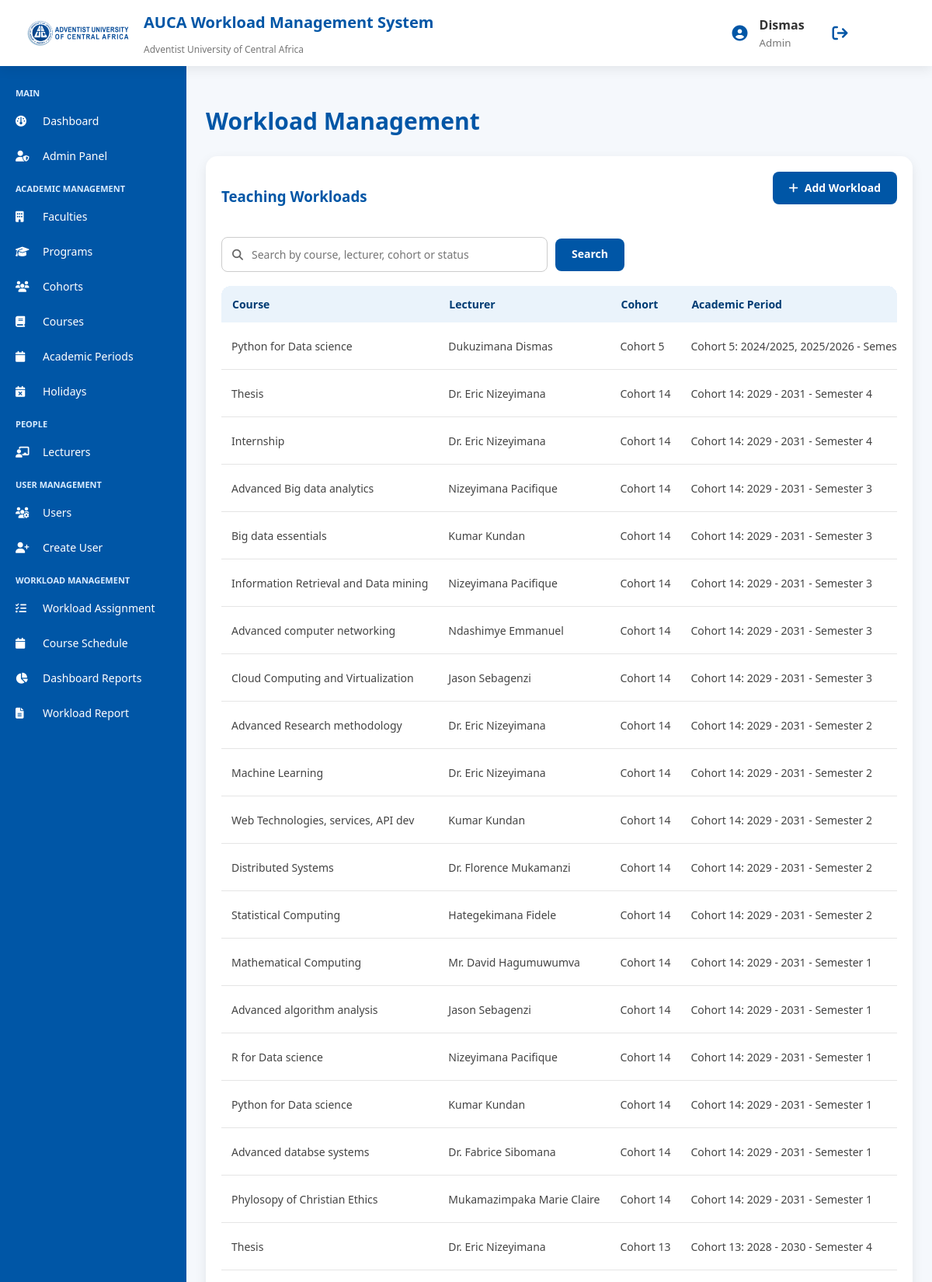
/workload/workloads/ (signed in, upper part), run on the app's committed database.
### accounts/models.py (models this page shows, shortened)
class User(AbstractUser):
    ROLE_CHOICES = [
        ('admin', 'Admin'),
        ('lecturer', 'Lecturer'),
        ('representative', 'Class Representative'),
    ]
    role = models.CharField(
        max_length=20,
        choices=ROLE_CHOICES,
        default='lecturer'
    )

### workload/models.py (models this page shows, shortened)
class Workload(models.Model):
    STATUS_CHOICES = [
        ("Upcoming", "Upcoming"),
        ("Ongoing", "Ongoing"),
        ("Pending", "Pending"),
        ("Done", "Done"),
    ]
    cohort = models.ForeignKey(
        Cohort,
        on_delete=models.CASCADE,
        related_name="workloads"
    )
    academic_period = models.ForeignKey(
        AcademicPeriod,
        on_delete=models.CASCADE,
        related_name="workloads"
    )
    lecturer = models.ForeignKey(
        Lecturer,
        on_delete=models.CASCADE,
        related_name="workloads"
    )
    co_lecturers = models.ManyToManyField(
        Lecturer,
        blank=True,
        related_name="co_workloads"
    )
    course = models.ForeignKey(
        Course,
        on_delete=models.CASCADE,
        related_name="workloads"
    )
    start_date = models.DateField()
    end_date = models.DateField(
        blank=True,
        null=True
    )
    hours = models.IntegerField(
        blank=True,
        null=True,
        editable=False,
        help_text="Notional teaching hours (credits x 15)."
    )
    course_days = models.CharField(
        max_length=100,
        help_text="Example: Monday,Thursday"
    )
    duration_weeks = models.PositiveIntegerField(
        blank=True,
        null=True,
        help_text=(
            "Leave blank to use the standard block length for "
            "the course's credit value."
        )
    )
    generated_schedule = models.JSONField(
        blank=True,
        null=True,
        editable=False
    )
    status = models.CharField(
        max_length=20,
        choices=STATUS_CHOICES,
        blank=True,
        editable=False
    )
    objects = WorkloadQuerySet.as_manager()
    class Meta:
        ordering = ["-id"]
        verbose_name = "Teaching Workload"
        verbose_name_plural = "Teaching Workloads"
    def compute_status(self, today=None):
        today = today or timezone.localdate()
        if not self.start_date:
            return "Pending"
        if not self.generated_schedule:
            return "Pending"
        if self.start_date > today:
            return "Upcoming"
        if self.end_date and today > self.end_date:
            return "Done"
        return "Ongoing"

### academics/models.py (models this page shows, shortened)
class Course(models.Model):
    program = models.ForeignKey(
        Program,
        on_delete=models.CASCADE,
        related_name="courses",
        null=True,
        blank=True
    )
    code = models.CharField(
        max_length=20,
        unique=True
    )
    name = models.CharField(
        max_length=200
    )
    credits = models.IntegerField()
    level = models.CharField(
        max_length=20
    )
    class Meta:
        ordering = [
            "code"
        ]

class Lecturer(models.Model):
    user = models.OneToOneField(
        settings.AUTH_USER_MODEL,
        on_delete=models.SET_NULL,
        null=True,
        blank=True,
        related_name="lecturer_profile"
    )
    name = models.CharField(
        max_length=150
    )
    qualification = models.TextField(
        blank=True
    )
    employment_status = models.CharField(
        max_length=50
    )
    class Meta:
        ordering = [
            "name"
        ]

class Cohort(models.Model):
    program = models.ForeignKey(
        Program,
        on_delete=models.CASCADE,
        related_name="cohorts"
    )
    representative = models.OneToOneField(
        settings.AUTH_USER_MODEL,
        on_delete=models.SET_NULL,
        null=True,
        blank=True,
        limit_choices_to={
            "role": "representative"
        },
        related_name="representing_cohort"
    )
    name = models.CharField(
        max_length=100
    )
    intake_year = models.IntegerField()
    class Meta:
        ordering = [
            "name"
        ]
        unique_together = [
            ("program", "name")
        ]

class AcademicPeriod(models.Model):
    cohort = models.ForeignKey(
        "academics.Cohort",
        on_delete=models.CASCADE,
        null=True,
        blank=True,
        related_name="academic_periods"
    )
    SEMESTER_CHOICES = [
        ("Semester 1", "Semester 1"),
        ("Semester 2", "Semester 2"),
        ("Semester 3", "Semester 3"),
        ("Semester 4", "Semester 4"),
    ]
    academic_year = models.CharField(
        max_length=20
    )
    semester = models.CharField(
        max_length=20,
        choices=SEMESTER_CHOICES
    )
    teaching_period = models.CharField(
        max_length=100
    )
    start_date = models.DateField()
    end_date = models.DateField()
    class Meta:
        ordering = [
            "-academic_year"
        ]
        unique_together = [
            (
                "academic_year",
                "semester",
                "cohort"
            )
        ]
    def __str__(self):
        label = f"{self.academic_year} - {self.semester}"
        if self.cohort_id:
            return f"{self.cohort.name}: {label}"
        return label

### workload/views.py (the view)
@login_required
@admin_required
def workload_list(request):
    workloads = Workload.objects.select_related(
        *BASE_RELATED
    ).order_by("-id")
    workloads.refresh_statuses()
    context = search_context(
        request,
        placeholder="Search by course, lecturer, cohort or status"
    )
    filtered = search(
        workloads,
        context["search_query"],
        WORKLOAD_SEARCH_FIELDS
    )
    context.update({
        "workloads": filtered,
        "total_count": workloads.count(),
        "result_count": filtered.count(),
    })
    return render(
        request,
        "workload/workload_list.html",
        context
    )

### common/search.py (called while the page is built, shortened)
def get_query(request, param="q"):
    return (request.GET.get(param) or "").strip()

def search(queryset, query, fields):
    if not query or not fields:
        return queryset

def search_context(request, param="q", placeholder="Search..."):
    query = get_query(request, param)
    return {
        "search_query": query,
        "search_param": param,
        "search_placeholder": placeholder,
        "is_searching": bool(query),
    }

### workload/models.py (called while the page is built)
    def refresh_statuses(self):
        today = timezone.localdate()
        changed = []
        for workload in self:
            new_status = workload.compute_status(today)
            if workload.status != new_status:
                workload.status = new_status
                changed.append(workload)
        if changed:
            Workload.objects.bulk_update(
                changed,
                ["status"]
            )
        return len(changed)

### templates/workload/workload_list.html (shortened to what this page needs)
{% extends "base.html" %}
{% block content %}
<div class="dashboard-wrapper">
<h2 class="page-title">
    Workload Management
</h2>
<div class="chart-card">
<div style="display:flex; justify-content:space-between; align-items:center;">
<h3>
    Teaching Workloads
</h3>
<a href="{% url 'workload:assignment' %}" class="btn-primary">
<i class="fa-solid fa-plus"></i>
Add Workload
</a>
</div>
<br>
{% include "partials/search_box.html" %}
<div class="table-scroll">
<table class="modern-table">
<thead>
<tr>
<th>
Course
</th>
<th>
Lecturer
</th>
<th>
Cohort
</th>
<th>
Academic Period
</th>
</tr>
</thead>
<tbody>
{% for workload in workloads %}
<tr>
<td>
{{ workload.course.name }}
</td>
<td>
{{ workload.lecturer.name }}
</td>
<td>
{{ workload.cohort.name }}
</td>
<td>
{{ workload.academic_period }}
</td>
</tr>
{% endfor %}
</tbody>
</table>
</div>
</div>
</div>
{% endblock %}

### templates/base.html (shortened to what this page needs)
{% load static %}
<!DOCTYPE html>
<html lang="en">
<head>
<link rel="stylesheet"
href="https://cdnjs.cloudflare.com/ajax/libs/font-awesome/6.5.0/css/all.min.css">
<link rel="stylesheet"
href="{% static 'css/style.css' %}">
</head>
<body>
<header class="top-header">
<div class="brand">
<img src="{% static 'images/AUCA Logo.png' %}" alt="AUCA Logo">
<div class="system-title">
<h1>AUCA Workload Management System</h1>
<p>Adventist University of Central Africa</p>
</div>
</div>
<div class="user-area">
<i class="fa-solid fa-circle-user"></i>
<div>
<strong>
{% if user.is_authenticated %}
{{ user.username }}
{% else %}
Guest
{% endif %}
</strong>
<br>
<small>
{% if user.is_authenticated %}
{{ user.role|title }}
{% else %}
System User
{% endif %}
</small>
</div>
{% if user.is_authenticated %}
<a href="{% url 'accounts:logout' %}" class="logout-btn">
<i class="fa fa-sign-out"></i>
</a>
{% endif %}
</div>
</header>
<aside class="sidebar">
<div class="menu-title">MAIN</div>
{% if user.is_superuser or user.role == "admin" %}
<a href="{% url 'admin_dashboard' %}">
<i class="fa fa-dashboard"></i>
Dashboard
</a>
<a href="{% url 'admin:index' %}">
<i class="fa fa-user-shield"></i>
Admin Panel
</a>
<div class="menu-title">ACADEMIC MANAGEMENT</div>
<a href="{% url 'academics:faculty_list' %}">
<i class="fa fa-building"></i>
Faculties
</a>
<a href="{% url 'academics:program_list' %}">
<i class="fa fa-graduation-cap"></i>
Programs
</a>
<a href="{% url 'academics:cohort_list' %}">
<i class="fa fa-users"></i>
Cohorts
</a>
<a href="{% url 'academics:course_list' %}">
<i class="fa fa-book"></i>
Courses
</a>
<a href="{% url 'academics:academic_period_list' %}">
<i class="fa fa-calendar"></i>
Academic Periods
</a>
<a href="{% url 'academics:holiday_list' %}">
<i class="fa fa-calendar-xmark"></i>
Holidays
</a>
<div class="menu-title">PEOPLE</div>
<a href="{% url 'academics:lecturer_list' %}">
<i class="fa fa-chalkboard-user"></i>
Lecturers
</a>
<div class="menu-title">USER MANAGEMENT</div>
<a href="{% url 'accounts:user_list' %}">
<i class="fa fa-users-cog"></i>
Users
</a>
<a href="{% url 'accounts:create_user' %}">
<i class="fa fa-user-plus"></i>
Create User
</a>
<div class="menu-title">WORKLOAD MANAGEMENT</div>
<a href="{% url 'workload:assignment' %}">
<i class="fa fa-list-check"></i>
Workload Assignment
</a>
<a href="{% url 'workload:master_calendar' %}">
<i class="fa fa-calendar"></i>
Course Schedule
</a>
<a href="{% url 'reports' %}">
<i class="fa fa-chart-pie"></i>
Dashboard Reports
</a>
<a href="{% url 'reports:workload_report' %}">
<i class="fa fa-file-lines"></i>
Workload Report
</a>
{% endif %}
</aside>
<main class="content">
{% block content %}
{% endblock %}
</main>
</body>
</html>

### static/css/style.css (style rules this page uses)
:root { --auca-blue:#0056A6; --auca-dark:#003B73; --auca-light:#EAF3FB; --auca-hover:#D5E9F8; --success:#198754; --danger:#dc3545; --warning:#fd7e14; --text:#333; --muted:#666; --white:#ffffff; --border:#e5e5e5; }
* { box-sizing:border-box; font-family:"Segoe UI", Arial, sans-serif; }
html, body { margin:0; padding:0; }
body { background:#f5f8fc; color:var(--text); }
a, a:hover, a:visited, a:active, a:focus { text-decoration:none !important; }
.top-header { height:85px; background:white; display:flex; align-items:center; justify-content:space-between; padding:10px 30px; box-shadow: 0 4px 15px rgba(0,0,0,.08); position:fixed; top:0; left:0; right:0; z-index:1000; }
.brand { display:flex; align-items:center; }
.brand img { width:140px; }
.system-title h1 { margin-left:15px; color:var(--auca-blue); font-size:20px; font-weight:700; }
.system-title p { margin-left:15px; color:#777; font-size:12px; }
.user-area { display:flex; align-items:center; gap:15px; }
.user-area i { color:var(--auca-blue); font-size:20px; }
.user-area small { color:#777; }
.user-area a { color:var(--auca-blue); font-weight:600; }
.sidebar { position:fixed; top:85px; left:0; bottom:0; width:240px; background:var(--auca-blue); padding-top:15px; overflow-y:auto; }
.sidebar a { display:flex; align-items:center; gap:10px; padding:13px 20px; color:white !important; font-size:14px; transition:.3s; }
.sidebar a i { width:25px; }
.menu-title { padding:12px 20px 6px; font-size:11px; color:#d9ecff; font-weight:bold; }
.content { margin-left:240px; margin-top:85px; padding:25px; padding-bottom:80px; max-width:calc(100% - 240px); }
.page-title { color:var(--auca-blue); font-size:30px; font-weight:700; margin-bottom:10px; }
.chart-card, .activity-card { background:white; padding:20px; border-radius:15px; box-shadow: 0 5px 15px rgba(0,0,0,.08); margin-top:25px; overflow-x:auto; }
.chart-card h3, .activity-card h3 { color:var(--auca-blue); }
.modern-table { width:100%; border-collapse:collapse; background:white; border-radius:12px; overflow:hidden; box-shadow: 0 5px 15px rgba(0,0,0,.06); }
.modern-table th { background:var(--auca-light); color:var(--auca-dark); padding:14px; text-align:left; font-size:14px; font-weight:700; }
.modern-table td { padding:13px; border-bottom:1px solid var(--border); font-size:14px; color:#444; }
.admin-dashboard-btn, .btn-primary { display:inline-flex; align-items:center; gap:8px; background:var(--auca-blue); color:white !important; padding:10px 20px; border-radius:8px; border:none; font-weight:600; cursor:pointer; transition:.3s; margin-bottom:20px; }
.btn, .btn-primary, .btn-secondary, .btn-danger, .btn-clear, .cancel-btn, .delete-btn, .admin-dashboard-btn, .search-box-clear, .logout-btn { display:inline-flex; align-items:center; justify-content:center; gap:8px; box-sizing:border-box; min-height:42px; padding:0 20px; border:1px solid transparent; border-radius:8px; font-family:inherit; font-size:14px; font-weight:600; line-height:1.2; text-align:center; text-decoration:none; white-space:nowrap; vertical-align:middle; cursor:pointer; transition:.3s; width:auto; }
.btn, .btn-primary, .btn-secondary, .btn-danger, .btn-clear, .cancel-btn, .delete-btn, .admin-dashboard-btn, .search-box-clear { margin-bottom:20px; }
.btn, .btn-primary, .admin-dashboard-btn { background:var(--auca-blue); color:#fff !important; }
.logout-btn { background:transparent; color:#fff !important; border:1px solid rgba(255,255,255,.55); margin-bottom:0; }
.table-scroll { width:100%; overflow-x:auto; -webkit-overflow-scrolling:touch; border-radius:12px; }
.table-scroll > .modern-table { min-width:100%; width:auto; border-radius:0; }
.table-scroll .modern-table th, .table-scroll .modern-table td { white-space:nowrap; }

### data on the page
User: username "Dismas", role "Admin"
Workload: course.name "Python for Data science", lecturer.name "Dukuzimana Dismas", cohort.name "Cohort 5", academic_period "Cohort 5: 2024/2025, 2025/2026 -…"
Workload: course.name "Thesis", lecturer.name "Dr. Eric Nizeyimana", cohort.name "Cohort 14", academic_period "Cohort 14: 2029 - 2031 - Semester 4"
Workload: course.name "Internship", lecturer.name "Dr. Eric Nizeyimana", cohort.name "Cohort 14", academic_period "Cohort 14: 2029 - 2031 - Semester 4"
Workload: course.name "Advanced Big data analytics", lecturer.name "Nizeyimana Pacifique", cohort.name "Cohort 14", academic_period "Cohort 14: 2029 - 2031 - Semester 3"
Workload: course.name "Big data essentials", lecturer.name "Kumar Kundan", cohort.name "Cohort 14", academic_period "Cohort 14: 2029 - 2031 - Semester 3"
Workload: course.name "Information Retrieval and Data mining", lecturer.name "Nizeyimana Pacifique", cohort.name "Cohort 14", academic_period "Cohort 14: 2029 - 2031 - Semester 3"
Workload: course.name "Advanced computer networking", lecturer.name "Ndashimye Emmanuel", cohort.name "Cohort 14", academic_period "Cohort 14: 2029 - 2031 - Semester 3"
Workload: course.name "Cloud Computing and Virtualization", lecturer.name "Jason Sebagenzi", cohort.name "Cohort 14", academic_period "Cohort 14: 2029 - 2031 - Semester 3"
Workload: course.name "Advanced Research methodology", lecturer.name "Dr. Eric Nizeyimana", cohort.name "Cohort 14", academic_period "Cohort 14: 2029 - 2031 - Semester 2"
Workload: course.name "Machine Learning", lecturer.name "Dr. Eric Nizeyimana", cohort.name "Cohort 14", academic_period "Cohort 14: 2029 - 2031 - Semester 2"
Workload: course.name "Web Technologies, services, API dev", lecturer.name "Kumar Kundan", cohort.name "Cohort 14", academic_period "Cohort 14: 2029 - 2031 - Semester 2"
Workload: course.name "Distributed Systems", lecturer.name "Dr. Florence Mukamanzi", cohort.name "Cohort 14", academic_period "Cohort 14: 2029 - 2031 - Semester 2"
Workload: course.name "Statistical Computing", lecturer.name "Hategekimana Fidele", cohort.name "Cohort 14", academic_period "Cohort 14: 2029 - 2031 - Semester 2"
Workload: course.name "Mathematical Computing", lecturer.name "Mr. David Hagumuwumva", cohort.name "Cohort 14", academic_period "Cohort 14: 2029 - 2031 - Semester 1"
Workload: course.name "Advanced algorithm analysis", lecturer.name "Jason Sebagenzi", cohort.name "Cohort 14", academic_period "Cohort 14: 2029 - 2031 - Semester 1"
Workload: course.name "R for Data science", lecturer.name "Nizeyimana Pacifique", cohort.name "Cohort 14", academic_period "Cohort 14: 2029 - 2031 - Semester 1"
Workload: course.name "Python for Data science", lecturer.name "Kumar Kundan", cohort.name "Cohort 14", academic_period "Cohort 14: 2029 - 2031 - Semester 1"
Workload: course.name "Advanced databse systems", lecturer.name "Dr. Fabrice Sibomana", cohort.name "Cohort 14", academic_period "Cohort 14: 2029 - 2031 - Semester 1"
Workload: course.name "Phylosopy of Christian Ethics", lecturer.name "Mukamazimpaka Marie Claire", cohort.name "Cohort 14", academic_period "Cohort 14: 2029 - 2031 - Semester 1"
Workload: course.name "Thesis", lecturer.name "Dr. Eric Nizeyimana", cohort.name "Cohort 13", academic_period "Cohort 13: 2028 - 2030 - Semester 4"
